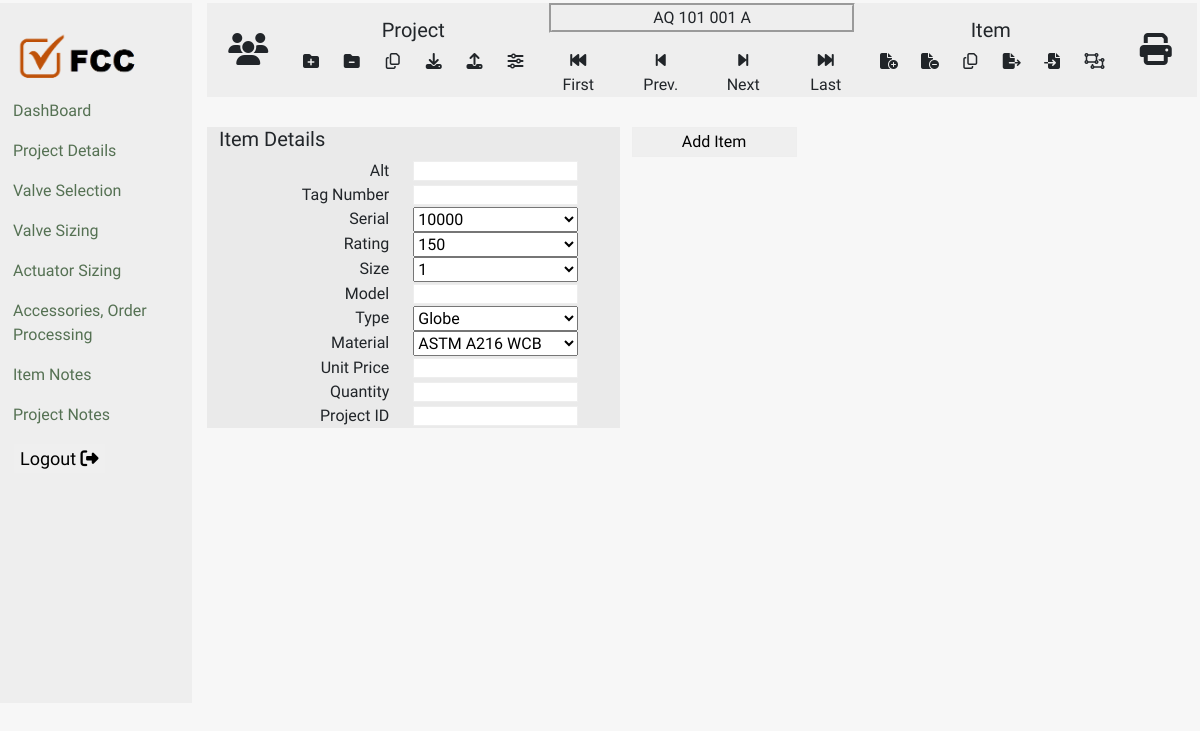
Page /add-item on the committed database.
### main.py (models this page shows)
class itemMaster(db.Model):
    __tablename__ = "itemMaster"
    id = Column(Integer, primary_key=True)
    alt = Column(String(300))
    tag_no = Column(String(300))
    unit_price = Column(String(300))
    qty = Column(String(300))
    cases = relationship("itemCases", back_populates="item")
    valveDetails = relationship("valveDetails", back_populates="item")
    projectID = Column(Integer, ForeignKey("projectMaster.id"))
    project = relationship("projectMaster", back_populates="item")
    serialID = Column(Integer, ForeignKey("valveSeries.id"))
    serial = relationship("valveSeries", back_populates="item")
    sizeID = Column(Integer, ForeignKey("valveSize.id"))
    size = relationship("valveSize", back_populates="item")
    modelID = Column(Integer, ForeignKey("modelMaster.id"))
    model = relationship("modelMaster", back_populates="item")
    typeID = Column(Integer, ForeignKey("valveStyle.id"))
    type = relationship("valveStyle", back_populates="item")
    ratingID = Column(Integer, ForeignKey("rating.id"))
    rating = relationship("rating", back_populates="item")
    materialID = Column(Integer, ForeignKey("materialMaster.id"))
    material = relationship("materialMaster", back_populates="item")

### main.py (the view, shortened to what this page needs)
@app.route('/add-item', methods=['GET', 'POST'])
def addItem():
    with app.app_context():
        series = valveSeries.query.all()
        size = valveSize.query.all()
        type = valveStyle.query.all()
        rating_1 = rating.query.all()
        material = materialMaster.query.all()
        return render_template('addItem.html', item_d=selected_item, series=series, size=size, type=type, rating=rating_1,
                               material=material)

### templates/addItem.html (shortened to what this page needs)
<!DOCTYPE html>
<html lang="en" dir="ltr">
  <head>
    <link href="https://cdn.jsdelivr.net/npm/bootstrap@5.2.2/dist/css/bootstrap.min.css" rel="stylesheet">
    <link rel="stylesheet" href="static/styles.css">
  </head>
  <body>
    <div class="row" style="margin-top:3px;">
      <div class="col-2 nav-items" style="height:700px;">
        <img src="static/images/Logo.png" alt="" style="width: 80%; text-align: left;margin-bottom: 10px;">
        <p><a href="{{url_for('home')}}"> DashBoard</a></p>
        <p><a href="{{url_for('projectDetails')}}">Project Details</a></p>
        <p><a href="{{url_for('valveSelection')}}">Valve Selection</a></p>
        <p><a href="{{url_for('valveSizing')}}">Valve Sizing</a></p>
        <p><a href="{{url_for('actuatorSizing')}}">Actuator Sizing</a></p>
        <p><a href="{{url_for('accessories')}}">Accessories, Order Processing</a></p>
        <p><a href="{{url_for('itemNotes')}}">Item Notes</a></p>
        <p><a href="{{url_for('projectNotes')}}">Project Notes</a></p>
        <button style="font-size:18px;border:1px groove;">Logout <i class="fa fa-sign-out"></i></button>
      </div>
      <div class="col-10">
        <div class="row head">
          <div class="col-1">
            <div class="row" style="margin-top:30px;">
              <div class="col-12">
                <i class="fa-solid fa-users fa-2x" data-toggle="tooltip" title="User"></i>
              </div>
            </div>
          </div>
          <div class="col-3">
            <div class="row" style="margin-top:15px;border-left: 1px groove;border-right:  1px groove;">
              <h5 style="text-align: center;">Project</h5>
              <div class="col-2">
                <i class="fa-solid fa-folder-plus fa-1x" data-toggle="tooltip" title="Create Project"></i>
              </div>
              <div class="col-2">
                <i class="fa-solid fa-folder-minus fa-1x" data-toggle="tooltip" title="Delete Project"></i>
              </div>
              <div class="col-2">
                <i class="fa-regular fa-copy fa-1x" data-toggle="tooltip" title="Copy Project"></i>
              </div>
              <div class="col-2">
                <i class="fa-solid fa-download fa-1x" data-toggle="tooltip" title="Import Project"></i>
              </div>
              <div class="col-2">
                <i class="fa-solid fa-upload fa-1x" data-toggle="tooltip" title="Export Project"></i>
              </div>
              <div class="col-2">
                <i class="fa-solid fa-sliders fa-1x" data-toggle="tooltip" title="Preference"></i>
              </div>
            </div>
          </div>
          <div class="col-4">
            <div class="row">
              <div class="col-12" style="text-align: center;">
                <p style="border: groove; border-radius: 0px;">AQ {{item_d.tag_no}} 00{{item_d.id}} {{item_d.alt}}</p>
              </div>
              <div class="col-3">
                <i class="fa-solid fa-backward-fast fa-1x"></i><br>
                <label for="">First</label>
              </div>
              <div class="col-3">
                <i class="fa-solid fa-backward-step fa-1x"></i><br>
                <label for="">Prev.</label>
              </div>
              <div class="col-3">
                <i class="fa-solid fa-forward-step fa-1x"></i><br>
                <label for="">Next</label>
              </div>
              <div class="col-3">
                <i class="fa-solid fa-forward-fast fa-1x"></i><br>
                <label for="">Last</label>
              </div>
            </div>
          </div>
          <div class="col-3">
            <div class="row" style="margin-top:15px;border-left: 1px groove;border-right:  1px groove;">
              <h5 style="text-align: center;">Item</h5>
              <div class="col-2">
                <i class="fa-solid fa-file-circle-plus fa-1x" data-toggle="tooltip" title="Create Item"></i>
              </div>
              <div class="col-2">
                <i class="fa-solid fa-file-circle-minus fa-1x" data-toggle="tooltip" title="Delete Item"></i>
              </div>
              <div class="col-2">
                <i class="fa-regular fa-copy fa-1x" data-toggle="tooltip" title="Item Copy"></i>
              </div>
              <div class="col-2">
                <i class="fa-solid fa-file-export fa-1x" data-toggle="tooltip" title="Copy From"></i>
              </div>
              <div class="col-2">
                <i class="fa-solid fa-file-import fa-1x" data-toggle="tooltip" title="Copy To"></i>
              </div>
              <div class="col-2">
                <i class="fa-regular fa-object-ungroup fa-1x" data-toggle="tooltip" title="Alternate"></i>
              </div>
            </div>
          </div>
          <div class="col-1">
            <div class="row" style="margin-top:30px;">
              <div class="col-12">
                <i class="fa-solid fa-print fa-2x" data-toggle="tooltip" title="Print"></i>
              </div>
            </div>
          </div>
        </div>
        <form action="{{ url_for('addItem') }}" method="post">
          <div class="row tools " style="text-align: center; margin-left: 3px; margin-right: 3px;  margin-top: 30px; ">
            <div class="col-5 " style="background-color: #EAEAEA;">
              <div class=" row">
                <div class="col-12">
                  <h5 class="" style="text-align: left" ;>Item Details</h5>
                </div>
                <div class="row">
                  <div class="col-6" style='text-align: right;'>
                    <label for="alt">Alt</label>
                  </div>
                  <div class="col-3">
                    <input type="text" name="alt" id="alt" value="" style="width:165px">
                  </div>
                </div>
                <div class="row">
                  <div class="col-6" style='text-align: right;'>
                    <label for="tag_no">Tag Number</label>
                  </div>
                  <div class="col-3">
                    <input type="text" name="tag_no" value="" id="tag_no" style="width:165px">
                  </div>
                </div>
                <div class="row">
                  <div class="col-6" style='text-align: right;'>
                    <label for="series">Serial</label>
                  </div>
                  <div class="col-3">
                    <select name="series" id="series" style=" height: 25px; width: 165px;">
                      {% for i in series %}
                        <option value="{{i.id}}">{{i.name}}</option>
                      {% endfor %}
                    </select>
                  </div>
                </div>
                <div class="row">
                  <div class="col-6" style='text-align: right;'>
                    <label for="rating">Rating</label>
                  </div>
                  <div class="col-3">
                    <select name="rating" id="rating" style=" height: 25px; width: 165px;">
                      {% for i in rating %}
                        <option value="{{i.id}}">{{i.size}}</option>
                      {% endfor %}
                    </select>
                  </div>
                </div>
                <div class="row">
                  <div class="col-6" style='text-align: right;'>
                    <label for="size">Size</label>
                  </div>
                  <div class="col-3">
                    <select name="size" id="size" style=" height: 25px; width: 165px;">
                      {% for i in size %}
                        <option value="{{i.id}}">{{i.size}}</option>
                      {% endfor %}
                    </select>
                  </div>
                </div>
                <div class="row">
                  <div class="col-6" style='text-align: right;'>
                    <label for="model">Model</label>
                  </div>
                  <div class="col-3">
                    <input type="text" name="model" value="" id="model" style="width:165px">
                  </div>
                </div>
                <div class="row">
                  <div class="col-6" style='text-align: right;'>
                    <label for="type">Type</label>
                  </div>
                  <div class="col-3">
                    <select name="type" id="type" style=" height: 25px; width: 165px;">
                      {% for i in type %}
                        <option value="{{i.id}}">{{i.name}}</option>
                      {% endfor %}
                    </select>
                  </div>
                </div>
                <div class="row">
                  <div class="col-6" style='text-align: right;'>
                    <label for="material">Material</label>
                  </div>
                  <div class="col-3">
                    <select name="material" id="material" style=" height: 25px; width: 165px;">
                      {% for i in material %}
                        <option value="{{i.id}}">{{i.name}}</option>
                      {% endfor %}
                    </select>
                  </div>
                </div>
                <div class="row">
                  <div class="col-6" style='text-align: right;'>
                    <label for="unitPrice">Unit Price</label>
                  </div>
                  <div class="col-3">
                    <input type="number" name="unitPrice" value="" id="unitPrice" style="width:165px">
                  </div>
                </div>
                <div class="row">
                  <div class="col-6" style='text-align: right;'>
                    <label for="quantity">Quantity</label>
                  </div>
                  <div class="col-3">
                    <input type="number" name="quantity" value="" id="quantity" style="width:165px">
                  </div>
                </div>
                <div class="row">
                  <div class="col-6" style='text-align: right;'>
                    <label for="projectID">Project ID</label>
                  </div>
                  <div class="col-3">
                    <input type="number" name="projectID" value="" id="projectID" style="width:165px">
                  </div>
                </div>
              </div>
            </div>
            <div class="col-4">
              <div class="row">
                <div class="col-6">
                  <input type="submit" value="Add Item" style="width:165px; height: 30px; ">
                </div>
              </div>
            </div>
          </div>
        </form>
      </div>
    </div>
  </body>
</html>

### static/styles.css (style rules this page uses)
body { background-color: #F7F7F7; font-family: 'Amiri', serif; }
.nav-items { background: #EEEEEE; padding-left: 25px; padding-top: 27px; }
a:link { color: #557153; background-color: transparent; text-decoration: none; }
.head { background: #EEEEEE; text-align: center; margin-left: 3px; margin-right: 3px; }
input { border: 1px groove; outline-color: groove; border-radius: 0px; height: 20px; }

### rows in the picture
itemMaster: tag_no "101", id "1", alt "A"

### other values in the picture
form field series "10000"
form field rating "150"
form field size "1"
form field type "Globe"
form field material "ASTM A216 WCB"
